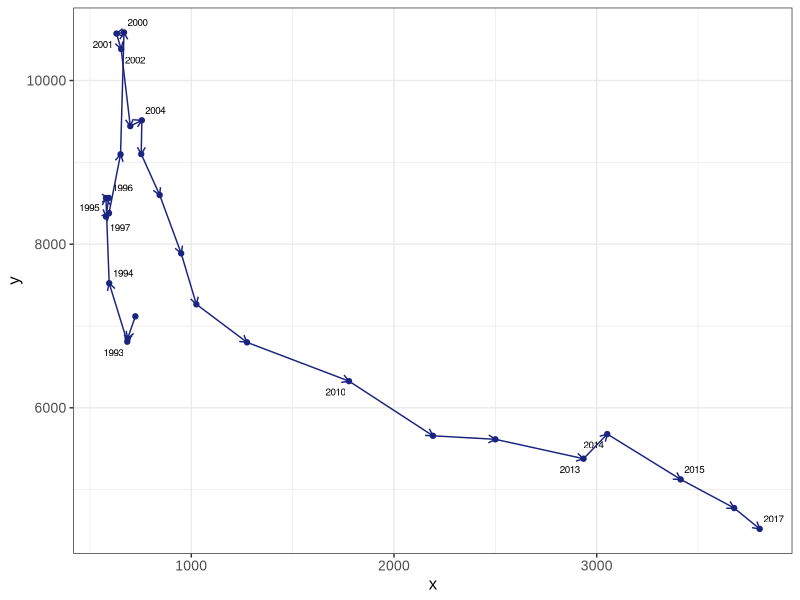

R code for this plot:
## ---- chunk 1
# Install packages
if (!requireNamespace("ggplot2", quietly = TRUE)) {
  install.packages("ggplot2")
}
if (!requireNamespace("dplyr", quietly = TRUE)) {
  install.packages("dplyr")
}
if (!requireNamespace("ggrepel", quietly = TRUE)) {
  install.packages("ggrepel")
}

# Load packages
library(ggplot2)
library(dplyr)
library(ggrepel)
## ---- chunk 2
# Load data
data <- read.table("files/Hiplot/026-connected-scatterplot-data.txt", header = T)

# View data
head(data)
## ---- chunk 3
#| label: fig-1Connected-scatterplot
#| fig-cap: "Connected Scatterplot"
#| out.width: "95%"
#| fig-height: 4
#| fig-width: 7
#| warning: false
#| message: false

# Connected Scatterplot
connected_scatterplot <- function(data, x, y, label, label_ratio, line_color, arrow_size, label_size) {

  draw_data <- data.frame(
    x = data[[x]],
    y = data[[y]],
    label = data[[label]]
  )

  add_label_data <- draw_data %>% sample_frac(label_ratio)
  rm(data)

  p <- ggplot(draw_data, aes(x = x, y = y, label = label)) +
    geom_point(color = line_color) +
    geom_text_repel(data = add_label_data, size = label_size) +
    geom_segment(
      color = line_color,
      aes(
        xend = c(tail(x, n = -1), NA),
        yend = c(tail(y, n = -1), NA)
      ),
      arrow = arrow(length = unit(arrow_size, "mm"))
    )

  return(p)
}

p <- connected_scatterplot(
  data = if (exists("data") && is.data.frame(data)) data else "",
  x = "Alice",
  y = "Anna",
  label = "year",
  label_ratio = 0.5,
  line_color = "#1A237E",
  arrow_size = 2,
  label_size = 2.5
) +
  theme_bw() +
  theme(text = element_text(family = "Arial"),
        plot.title = element_text(size = 12,hjust = 0.5),
        axis.title = element_text(size = 12),
        axis.text = element_text(size = 10),
        axis.text.x = element_text(angle = 0, hjust = 0.5,vjust = 1),
        legend.position = "right",
        legend.direction = "vertical",
        legend.title = element_text(size = 10),
        legend.text = element_text(size = 10))

p
